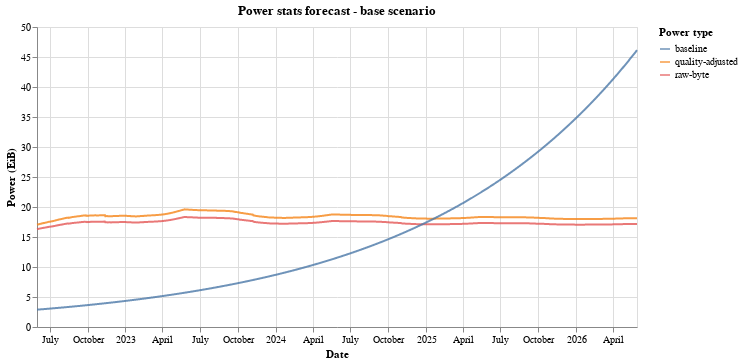

Notebook code for this chart:
### Markdown cell above
#### Plot results

### Code cell
source = df[["date", "total_power", "power_type"]]
source["total_power"] = source["total_power"]/1024.0
source = pd.concat([source, baseline_df])

alt.Chart(source).mark_line(opacity=0.8).encode(
    x=alt.X('date:T', title="Date"),
    y=alt.Y('total_power:Q', title="Power (EiB)"),
    color=alt.Color('power_type:N', legend=alt.Legend(title="Power type"))
).properties(
    width=600, height=300, title="Power stats forecast - base scenario"
)

### Figure 1 — Vega-Lite specification as saved in the notebook (floating-point values rounded to 4 significant figures; data arrays with more than 128 entries replaced by an {"elided": "..."} marker saying what was removed)
{"$schema": "https://vega.github.io/schema/vega-lite/v4.17.0.json", "config": {"view": {"continuousHeight": 300, "continuousWidth": 400}}, "data": {"name": "data-cf635224aca9470823aa77f5bab35134"}, "datasets": {"data-cf635224aca9470823aa77f5bab35134": {"elided": "4380 records"}}, "encoding": {"color": {"field": "power_type", "legend": {"title": "Power type"}, "type": "nominal"}, "x": {"field": "date", "title": "Date", "type": "temporal"}, "y": {"field": "total_power", "title": "Power (EiB)", "type": "quantitative"}}, "height": 300, "mark": {"opacity": 0.8, "type": "line"}, "title": "Power stats forecast - base scenario", "width": 600}
